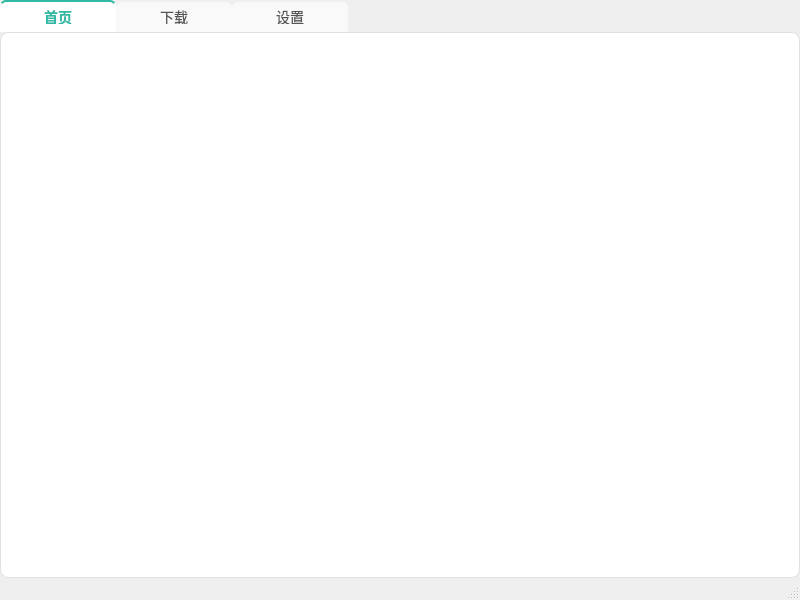
<?xml version="1.0" encoding="UTF-8"?>
<ui version="4.0">
 <class>MainWindow</class>
 <widget class="QMainWindow" name="MainWindow">
  <property name="geometry">
   <rect>
    <x>0</x>
    <y>0</y>
    <width>800</width>
    <height>600</height>
   </rect>
  </property>
  <property name="windowTitle">
   <string>MainWindow</string>
  </property>
  <widget class="QWidget" name="centralwidget">
   <layout class="QVBoxLayout" name="verticalLayout_2">
    <property name="spacing">
     <number>7</number>
    </property>
    <property name="leftMargin">
     <number>0</number>
    </property>
    <property name="topMargin">
     <number>0</number>
    </property>
    <property name="rightMargin">
     <number>0</number>
    </property>
    <property name="bottomMargin">
     <number>0</number>
    </property>
    <item>
     <widget class="QTabWidget" name="tabWidget">
      <property name="styleSheet">
       <string notr="true">/* 整个 QTabWidget 面板区域 */
QTabWidget::pane {
    border: 1px solid #e0e0e0;
    border-radius: 8px;
    background-color: #ffffff;
}

/* TabBar 样式 */
QTabBar::tab {
    background: #f9f9f9;
    color: #555555;
    padding: 8px 18px;
    border-top-left-radius: 6px;
    border-top-right-radius: 6px;
    min-width: 80px;
    font-size: 14px;
    transition: all 0.3s ease;
}

/* 悬浮效果 */
QTabBar::tab:hover {
    background-color: #e8f6f9;
    color: #3a8fb7;
}

/* 当前选中标签 */
QTabBar::tab:selected {
    background-color: #ffffff;
    color: #30b9a4;
    font-weight: 600;
    border-top: 2px solid #30b9a4;
}

/* 非选中标签向下偏移形成层次 */
QTabBar::tab:!selected {
    margin-top: 2px;
}

/* 可关闭按钮样式（如有） */
QTabBar::close-button {
    image: url(:/icons/close.svg); /* 可换成你的轻量图标 */
    subcontrol-position: right;
    margin-left: 6px;
    width: 12px;
    height: 12px;
}

/* 关闭按钮 hover 效果 */
QTabBar::close-button:hover {
    background-color: #ff7e7e;
    border-radius: 6px;
}

/* Tab 内容区域 */
QWidget#tabContent {
    background-color: #ffffff;
    border-top: none;
    padding: 12px;
}
</string>
      </property>
      <property name="currentIndex">
       <number>0</number>
      </property>
      <widget class="Home" name="home">
       <attribute name="title">
        <string>首页</string>
       </attribute>
      </widget>
      <widget class="Download" name="download">
       <attribute name="title">
        <string>下载</string>
       </attribute>
      </widget>
      <widget class="QWidget" name="setting">
       <attribute name="title">
        <string>设置</string>
       </attribute>
      </widget>
     </widget>
    </item>
   </layout>
  </widget>
  <widget class="QStatusBar" name="statusbar"/>
 </widget>
 <customwidgets>
  <customwidget>
   <class>Home</class>
   <extends>QWidget</extends>
   <header>Controller.Home</header>
   <container>1</container>
  </customwidget>
  <customwidget>
   <class>Download</class>
   <extends>QWidget</extends>
   <header>Controller.Download</header>
   <container>1</container>
  </customwidget>
 </customwidgets>
 <resources/>
 <connections/>
</ui>
